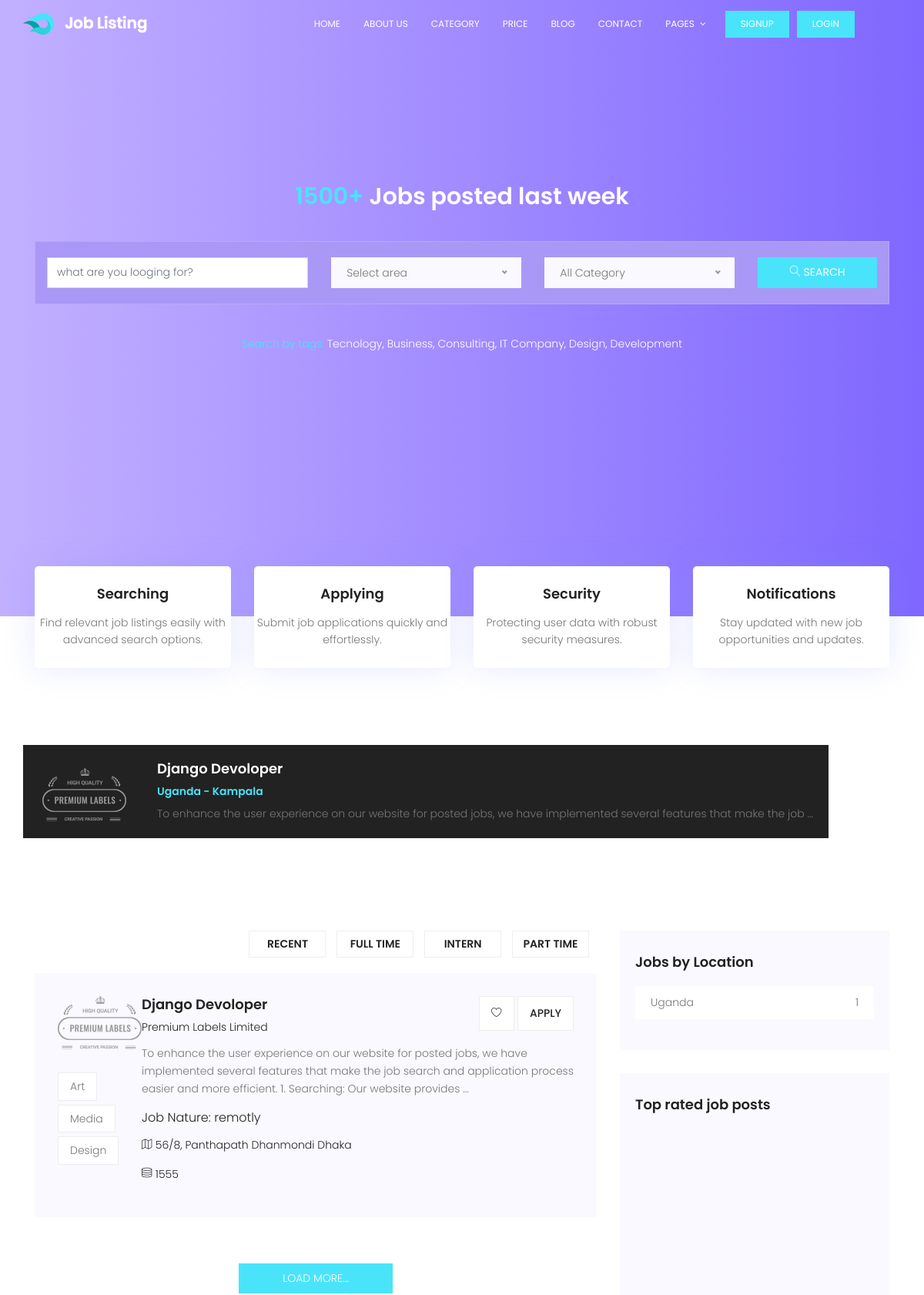
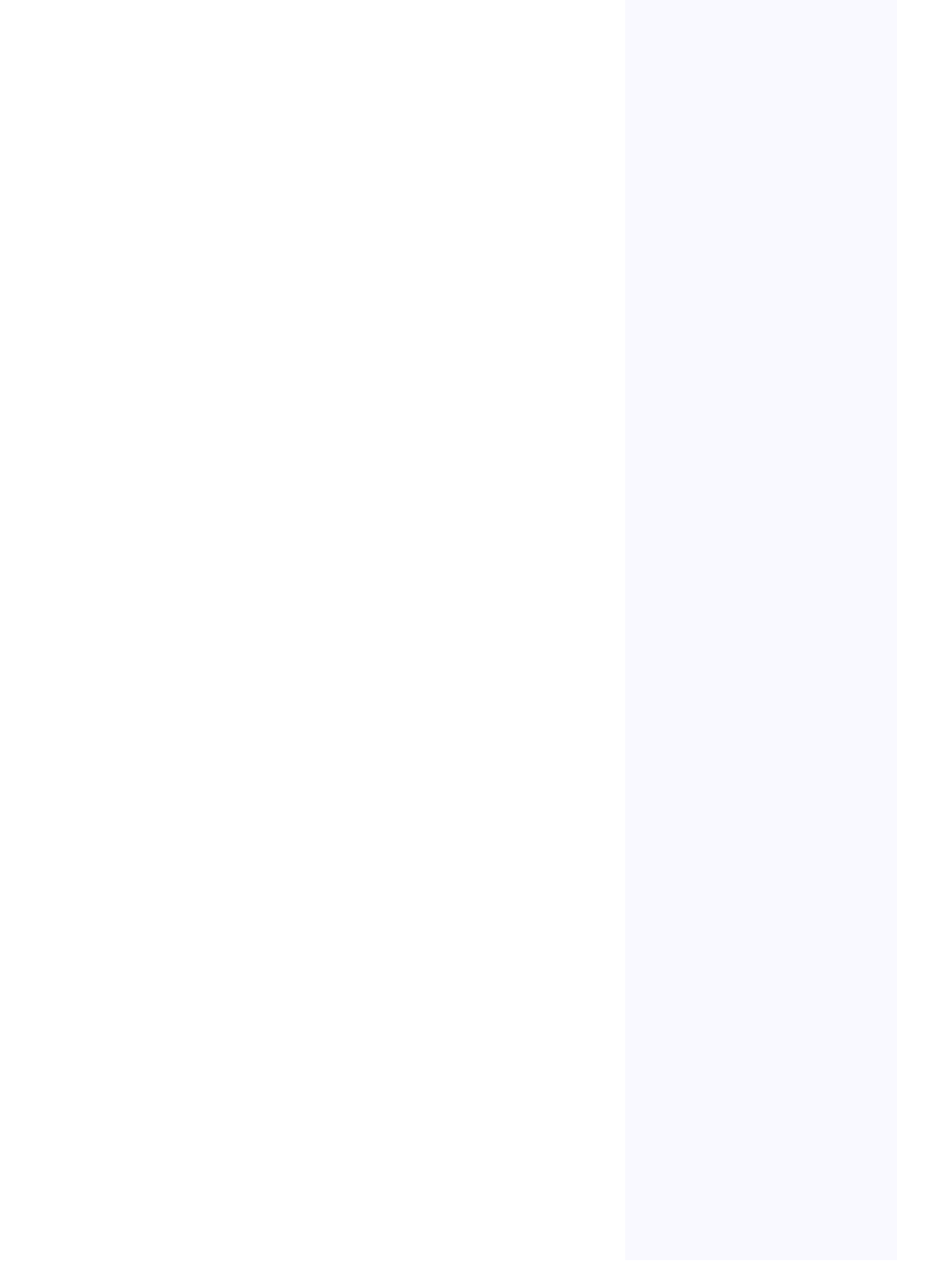
The page / (upper part) on the database its author committed (2 pictures, top to bottom).
### core/models.py (models this page shows, shortened)
class Features(models.Model):
    title = models.CharField(max_length=100)
    description = models.CharField(max_length=200)

class Jobs(models.Model):
    auther = models.ForeignKey(User , on_delete=models.PROTECT ,blank=True, null=True )
    title = models.CharField(max_length=100)
    description = models.TextField(max_length=5000)
    category = models.ForeignKey(Category , on_delete=models.PROTECT )
    country = models.CharField(max_length=15,blank=True, null=True)
    cite = models.CharField(max_length=15,blank=True, null=True)
    image = models.FileField(upload_to="jobs/image" , default='img\post.png')
    content = RichTextField()
    create_at = models.DateTimeField(auto_now_add=True)
    update_at = models.DateTimeField(auto_now=True)
    trend = models.BooleanField(default=True)
    approve = models.BooleanField(default=False)
    link = models.URLField(blank=True, null=True)
    applyed = models.BooleanField(default=False)
    type = models.CharField(max_length=50 , choices=type_of_work  ,default="full time")
    time = models.CharField(max_length=50 , choices=time_of_work  ,default="on site")
    slary = models.IntegerField(blank=True, null=True)
    location = models.URLField(blank=True, null=True , default='world')
    tage = models.CharField(max_length=100, blank=True, null=True )
    number_of_view = models.IntegerField(default=0)
    rating = models.IntegerField(default=0)

### core/views.py (the view)
# urls.py: path('', views.index, name='index'),
def index(request):
    features = Features.objects.all()[0:4]
    categories = Category.objects.all()[0:20]
    popular_posts = Jobs.objects.filter(trend=True)[0:8]
    recent_job = Jobs.objects.order_by('create_at')[0:10]
    jobs_by_locarion = Jobs.objects.values('country', 'cite').annotate(count=Count('id'))[0:10]
    categories = Category.objects.all()
    category_job_counts = []
    for category in categories:
        job_count = Jobs.objects.filter(category=category).count()
        category_job_counts.append((category.title, job_count))
    best_rating_jobs = Jobs.objects.order_by('-rating')[0:5]
    return render(request , 'index.html', {
        "features":features,
        "categories":categories,
        "popular_posts":popular_posts,
        "recent_job":recent_job,
        "jobs_by_locarion":jobs_by_locarion,
        "category_job_counts":category_job_counts,
        "best_rating_jobs":best_rating_jobs,
        })

### core/templates/index.html (shortened to what this page needs)
{% extends "base.html" %}
{% load static %}
{% block content %}
	<section class="banner-area relative" id="home">
		<div class="overlay overlay-bg"></div>
		<div class="container">
			<div class="row fullscreen d-flex align-items-center justify-content-center">
				<div class="banner-content col-lg-12">
					<h2 class="text-white"> <span>1500+</span> Jobs posted last week </h2>
					<form action="search.html" class="serach-form-area">
						<div class="row justify-content-center form-wrap">
							<div class="col-lg-4 form-cols">
								<input type="text" class="form-control" name="search" placeholder="what are you looging for?">
							</div>
							<div class="col-lg-3 col-6  form-cols">
								<div class="default-select" id="default-selects">
								</div>
							</div>
							<div class="col-lg-3 col-6 form-cols">
								<div class="default-select" id="default-selects2">
								</div>
							</div>
							<div class="col-lg-2 form-cols">
								<button type="button" class="btn btn-info"> <span class="lnr lnr-magnifier"></span> Search </button>
							</div>
						</div>
					</form>
						<p class="text-white"> <span>Search by tags:</span> Tecnology, Business, Consulting, IT Company, Design, Development</p>
				</div>
			</div>
		</div>
	</section>
	<section class="features-area">
		<div class="container">
			<div class="row">
			{% for feature in features %}
				<div class="col-lg-3 col-6 col-md-6">
					<div class="single-feature">
						<h4>{{ feature.title }}</h4>
						<p> {{ feature.description }} </p>
					</div>
				</div>
			{% endfor %}
			</div>
		</div>
	</section>
	<section class="popular-post-area pt-100">
		<div class="container">
			<div class="row align-items-center">
				<div class="active-popular-post-carusel">
					{% for popular_post in popular_posts  %}
						<div class="single-popular-post d-flex flex-row">
							<div class="thumb">
								<img class="img-fluid" src="{{ popular_post.image.url }}" alt="">
							</div>
							<div class="details">
								<a href="#"><h4>{{ popular_post.title }}</h4></a>
								<h6> {% if popular_post.country %}  {{ popular_post.country }} - {% endif %}   {% if popular_post.cite %} {{ popular_post.cite }}  {% endif %} </h6>
								<p> {% if popular_post.description %}  {{ popular_post.description|truncatewords:20 }} {% endif %} </p>
							</div>
						</div>
					{% endfor %}
				</div>
			</div>
		</div>
	</section>
	<section class="post-area section-gap">
		<div class="container">
			<div class="row justify-content-center d-flex">
				<div class="col-lg-8 post-list">
					<ul class="cat-list">
						<li><a href="#">Recent</a></li>
						<li><a href="#">Full Time</a></li>
						<li><a href="#">Intern</a></li>
						<li><a href="#">part Time</a></li>
					</ul>
					{% for job in recent_job %}
						<div class="single-post d-flex flex-row">
							<div class="thumb">
								<img src="{% static 'img/post.png' %}" alt="">
								<ul class="tags">
									<li>
										<a href="#">Art</a>
									</li>
									<li>
										<a href="#">Media</a>
									</li>
									<li>
										<a href="#">Design</a>
									</li>
								</ul>
							</div>
							<div class="details">
								<div class="title d-flex flex-row justify-content-between">
									<div class="titles">
										<a href="{% url 'single' job.id  %}"><h4>  {{ job.title }} </h4></a>
										<h6>Premium Labels Limited</h6>
									</div>
									<ul class="btns">
										<li><a href="#"><span class="lnr lnr-heart"></span></a></li>
										<li><a href="#">Apply</a></li>
									</ul>
								</div>
								<p>
									{{ job.description|truncatewords:33 }}
								</p>
								<h5>Job Nature: {{ job.time }}</h5>
								<p class="address"><span class="lnr lnr-map"></span> 56/8, Panthapath Dhanmondi Dhaka</p>
								<p class="address"><span class="lnr lnr-database"></span> {{ job.slary }} </p>
							</div>
						</div>
					{% endfor %}
					<a class="text-uppercase loadmore-btn mx-auto d-block" href="category">Load More...</a>
				</div>
				<div class="col-lg-4 sidebar">
					<div class="single-slidebar">
						<h4>Jobs by Location</h4>
						<ul class="cat-list">
							{% for jop in jobs_by_locarion %}
								<li><a class="justify-content-between d-flex" href="category"><p>{{ jop.country }}</p><span>{{ jop.count  }}</span></a></li>
							{% endfor %}
						</ul>
					</div>
					<div class="single-slidebar">
						<h4>Top rated job posts</h4>
					</div>
				</div>
			</div>
		</div>
	</section>
{% endblock content %}

### rows shown on the page
Features: title "Searching", description "Find relevant job listings easily with advanced search options."
Features: title "Applying", description "Submit job applications quickly and effortlessly."
Features: title "Security", description "Protecting user data with robust security measures."
Features: title "Notifications", description "Stay updated with new job opportunities and updates."
Jobs: title "Django Devoloper", country "Uganda", cite "Kampala", description "To enhance the user experience on our website for posted jobs, we have implemented several features that make the job …", description "To enhance the user experience on our website for posted jobs, we have implemented several features that make the job search and application process easier and more efficient. 1. Searching: Our website provides …", time "remotly", slary "1555"

### other values the page prints
{{ jop.country }} "Uganda"
{{ jop.count }} "1"
